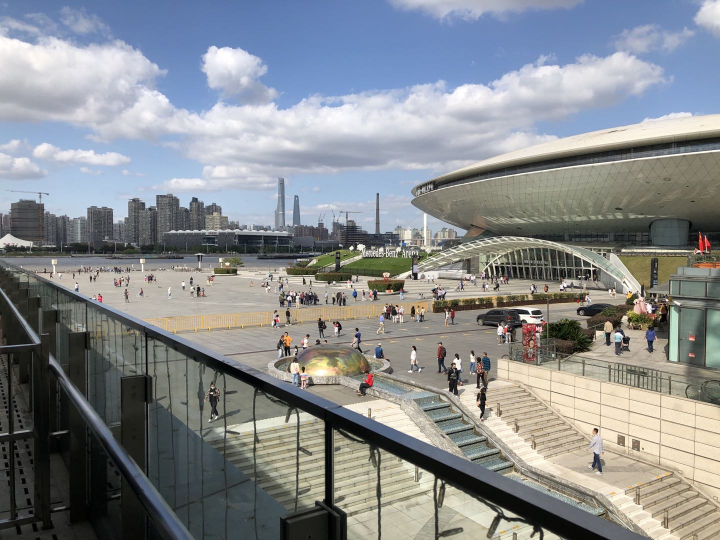
#> input picture Exposure-Fusion/test_images/normal.jpg, 1440 x 1080 px (shown at 1/2 size)
$ python -i niqe.py   (imports and definitions only)
#> lines starting #> are read from the running program, lines starting #| are printed output that depends on the picture
#> further down, picture is the input picture: shape (1080, 1440, 3); mean B, G, R 142.2, 139.1, 135.5
import math
import numpy as np
from scipy.special import gamma
from scipy.ndimage.filters import gaussian_filter
import scipy.io
import cv2
import os

alpha_p = np.arange(0.2, 10, 0.001)
alpha_r_p = scipy.special.gamma(2.0 / alpha_p) ** 2 / (
            scipy.special.gamma(1.0 / alpha_p) * scipy.special.gamma(3. / alpha_p))


def estimate_aggd_params(x):
    x_left = x[x < 0]
    x_right = x[x >= 0]
    stddev_left = math.sqrt((np.sum(x_left ** 2) / (x_left.size)))
    stddev_right = math.sqrt((np.sum(x_right ** 2) / (x_right.size)))

    if stddev_right == 0:
        return 1, 0, 0
    r_hat = np.sum(np.abs(x)) ** 2 / (x.size * np.sum(x ** 2))
    y_hat = stddev_left / stddev_right  # gamma hat
    R_hat = r_hat * (y_hat ** 3 + 1) * (y_hat + 1) / ((y_hat ** 2 + 1) ** 2)

    pos = np.argmin((alpha_r_p - R_hat) ** 2)
    alpha = alpha_p[pos]
    beta_left = stddev_left * math.sqrt(gamma(1.0 / alpha) / gamma(3.0 / alpha))
    beta_right = stddev_right * math.sqrt(gamma(1.0 / alpha) / gamma(3.0 / alpha))
    return alpha, beta_left, beta_right


def compute_nss_features(img_norm):
    features = []
    alpha, beta_left, beta_right = estimate_aggd_params(img_norm)
    features.extend([alpha, (beta_left + beta_right) / 2])

    for x_shift, y_shift in ((0, 1), (1, 0), (1, 1), (1, -1)):
        img_pair_products = img_norm * np.roll(np.roll(img_norm, y_shift, axis=0), x_shift, axis=1)
        alpha, beta_left, beta_right = estimate_aggd_params(img_pair_products)
        eta = (beta_right - beta_left) * (gamma(2.0 / alpha) / gamma(1.0 / alpha))
        features.extend([alpha, eta, beta_left, beta_right])

    return features


def norm(img, sigma=7 / 6):
    mu = gaussian_filter(img, sigma, mode='nearest', truncate=2.2)
    sigma = np.sqrt(np.abs(gaussian_filter(img * img, sigma, mode='nearest', truncate=2.2) - mu * mu))
    img_norm = (img - mu) / (sigma + 1)
    return img_norm


def niqe(image):
    if image.ndim == 3:
        img = cv2.cvtColor(image, cv2.COLOR_BGR2GRAY)
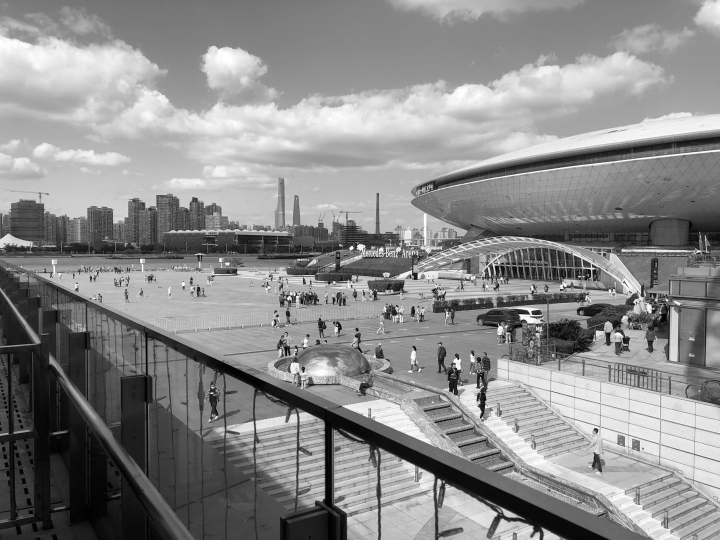
#> img: shape (1080, 1440) (shown at 1/2 size); min 0, max 255, mean 138.3
    else:
        img = image

    model_mat = scipy.io.loadmat(os.path.split(__file__)[0] + '/resources/mvg_params.mat')
#> (reads niqe/mvg_params.mat from the repository)

    model_mu = model_mat['mean']
    model_cov = model_mat['cov']

    features = None
    h, w = img.shape
#> h = 1080; w = 1440
    quantized_h = max(h // 96, 1) * 96
#> quantized_h = 1056
    quantized_w = max(w // 96, 1) * 96
#> quantized_w = 1440

    quantized_img = img[:quantized_h, :quantized_w]
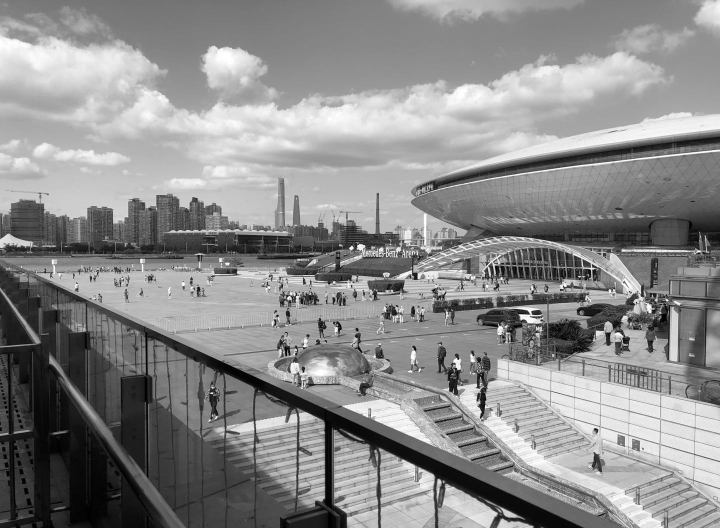
#> quantized_img: shape (1056, 1440) (shown at 1/2 size); min 0, max 255, mean 139.3
    img_scaled = quantized_img
    for scale in [1, 2]:
        if scale != 1:
            img_scaled = cv2.resize(quantized_img, None, fx=1 / scale, fy=1 / scale, interpolation=cv2.INTER_AREA)
        img_norm = norm(img_scaled.astype(float))
        scale_features = []
        block_size = 96 // scale
        for block_col in range(img_norm.shape[0] // block_size):
            for block_row in range(img_norm.shape[1] // block_size):
                block_features = compute_nss_features(
                    img_norm[block_col * block_size:(block_col + 1) * block_size,
                    block_row * block_size:(block_row + 1) * block_size])
                scale_features.append(block_features)

        if features is None:
            features = np.vstack(scale_features)
        else:
            features = np.hstack([features, np.vstack(scale_features)])
#> this loop made 2 passes
#> pass 1, in norm, `sigma = np.sqrt(np.abs(gaussian_filter(img * img, sigma, mode='nearest..`:
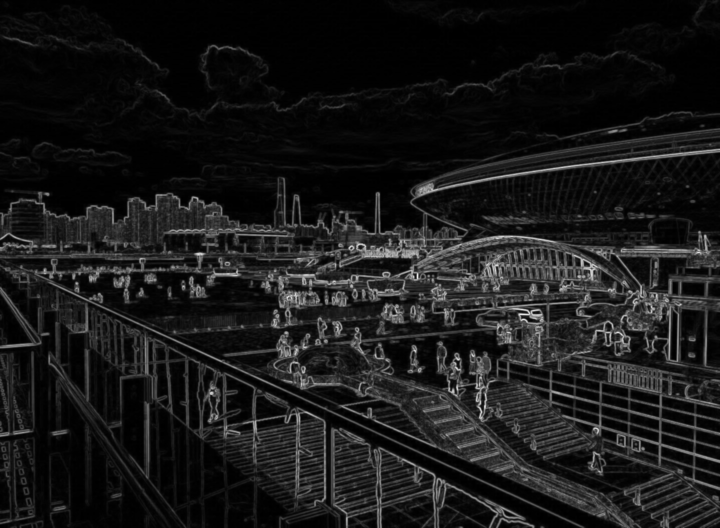
#> sigma: shape (1056, 1440) float64 (shown at 1/2 size); min 0, max 99.57, mean 9.8; drawn with min black and max white
#> pass 1, in norm, `img_norm = (img - mu) / (sigma + 1)`:
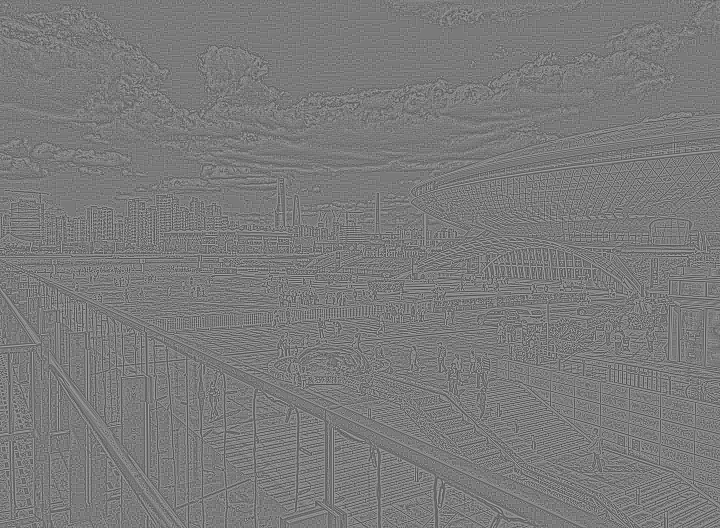
#> img_norm: shape (1056, 1440) float64 (shown at 1/2 size); min -2.2, max 2.37, mean 0.00298; drawn with min black and max white
#> after the loop:
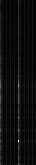
#> features: shape (165, 36) float64; min -0.197, max 10, mean 0.361; drawn with min black and max white

    features_mu = np.mean(features, axis=0)
    features_cov = np.cov(features.T)
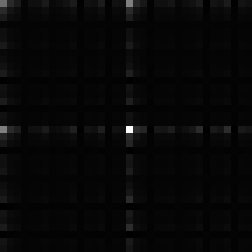
#> features_cov: shape (36, 36) float64 (shown 7 times larger); min -0.0249, max 1.48, mean 0.02; drawn with min black and max white

    pseudoinv_of_avg_cov = np.linalg.pinv((model_cov + features_cov) / 2)
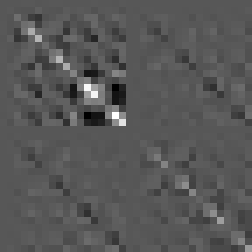
#> pseudoinv_of_avg_cov: shape (36, 36) float64 (shown 7 times larger); min -35093.5, max 67083.4, mean 26.4; drawn with min black and max white
    niqe_quality = math.sqrt((model_mu - features_mu).dot(pseudoinv_of_avg_cov.dot((model_mu - features_mu).T)))

    return niqe_quality

>>> import cv2
>>> picture = cv2.imread('../Exposure-Fusion/test_images/normal.jpg')
>>> result = niqe(picture)
